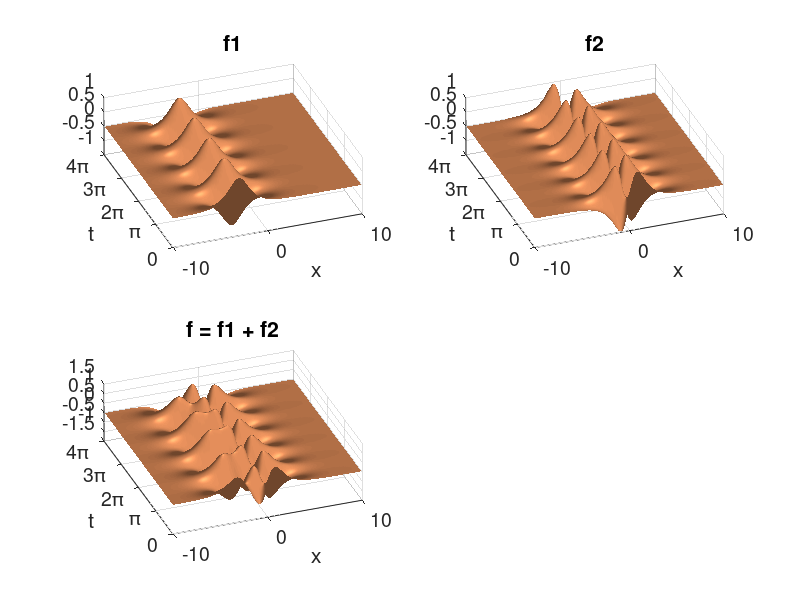

The MATLAB script that drew this image:
clear all, close all, clc;

%% Define time and space discretizations
xi = linspace(-10,10,400);
t = linspace(0,4*pi,200); 
dt = t(2) - t(1);
[Xgrid,T] = meshgrid(xi,t);

%% Create two spatio-temporal patterns
f1 = sech(Xgrid+3).*(1*exp(1j*2.3*T));
f2 = (sech(Xgrid).*tanh(Xgrid)).*(2*exp(1j*2.8*T));
% f2 = 0.5.*(sech(Xgrid + 5)).*(exp(1j*2.3*T)).*(tanh(T-pi)-tanh(T-3*pi));
% f2 = sech(Xgrid + 6 - T).*exp(1j*2.8*T);
% f2 = sech(0.2*T).*sech(0.9*Xgrid+7-T).*sqrt(Xgrid).*sqrt(T).*exp(1j*2.8*T);

%% Combine signals and make data matrix
f = f1 + f2;
X = f.'; % Data Matrix

%% Visualize f1, f1 and f
figure, subplot(2,2,1); 
surfl(real(f1)); 
shading interp; colormap("copper"); view(-20,60);
set(gca, 'YTick', numel(t)/4 * (0:4)), 
set(gca, 'Yticklabel',{'0','\pi','2\pi','3\pi','4\pi'});
set(gca, 'XTick', linspace(1,numel(xi),3)), 
set(gca, 'Xticklabel',{'-10', '0', '10'});
title('f1');
xlabel('x');
ylabel('t');
set(gca, 'FontSize', 14)
subplot(2,2,2);
surfl(real(f2));
shading interp; colormap("copper"); view(-20,60);
set(gca, 'YTick', numel(t)/4 * (0:4)), 
set(gca, 'Yticklabel',{'0','\pi','2\pi','3\pi','4\pi'});
set(gca, 'XTick', linspace(1,numel(xi),3)), 
set(gca, 'Xticklabel',{'-10', '0', '10'});
title('f2');
xlabel('x');
ylabel('t');
set(gca, 'FontSize', 14)
subplot(2,2,3);
surfl(real(f)); 
shading interp; colormap("copper"); view(-20,60);
set(gca, 'YTick', numel(t)/4 * (0:4)), 
set(gca, 'Yticklabel',{'0','\pi','2\pi','3\pi','4\pi'});
set(gca, 'XTick', linspace(1,numel(xi),3)), 
set(gca, 'Xticklabel',{'-10', '0', '10'});
title('f = f1 + f2');
xlabel('x');
ylabel('t');
set(gca, 'FontSize', 14)

